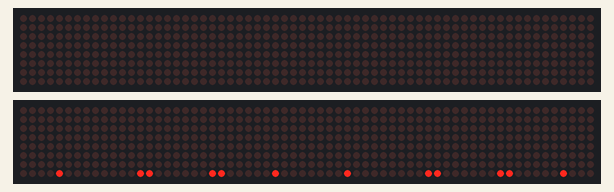
This sketch was run on a simulated Arduino Mega 2560, built with avr-gcc and run on an emulated ATmega2560. On the bench: 2 × 64×8 LED matrix. Wiring (from diagram.json): 2 × 8 × MAX7219 LED driver: data pin 22, clock pin 23, CS pin 24 / data pin 25, clock pin 26, CS pin 27. At 12.8 s the program stops and its outputs stay as they are.

Above: at 3.5 s.
At 4.9 s:
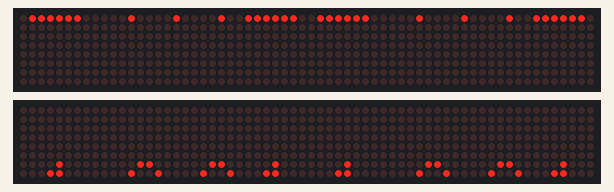
At 6.2 s:
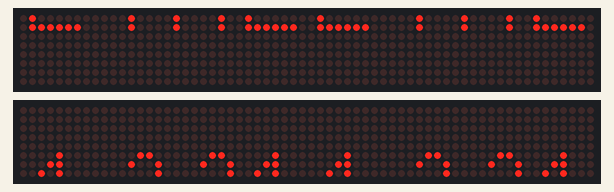
At 7.76 s:
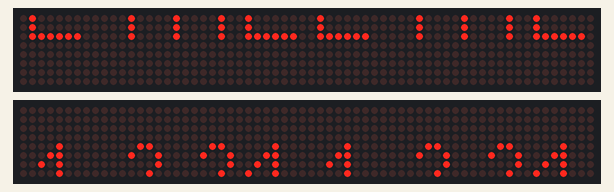
At 9.03 s:
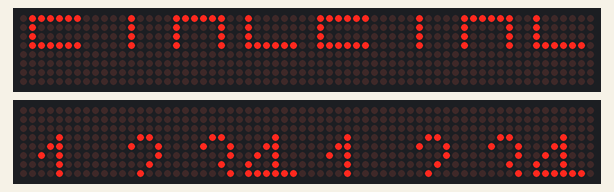
At 12.7 s:
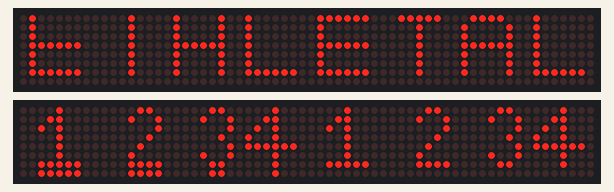

The sketch:

ETALVIS_Problem_17_07.ino
```cpp
//Embedded Systems programming - GPIO
//Dot Matrix Control Problems
//use max 7219-matrix DOTMATRIX
//use PORT A
//self Assessment set -17 Problem 07
//display "ETAL" ON TOP by entering from TOP & display "1234" ON BOTTOM by entering from BOTTOM simultaneously.

// === FONT ARRAYS ===

unsigned char letterE[8] = {0x00, 0x7E, 0x02, 0x02, 0x7E, 0x02, 0x02, 0x7E};
unsigned char letterT[8] = {0x00, 0x10, 0x10, 0x10, 0x10, 0x10, 0x10, 0x7C};
unsigned char letterA[8] = {0x00, 0x42, 0x42, 0x42, 0x7E, 0x42, 0x42, 0x3C};
unsigned char letterL[8] = {0x00, 0x7E, 0x02, 0x02, 0x02, 0x02, 0x02, 0x02};

unsigned char digit1[8] = {0x10, 0x18, 0x14, 0x10, 0x10, 0x10, 0x7C, 0x00};
unsigned char digit2[8] = {0x60, 0x90, 0x80, 0x40, 0x20, 0x10, 0xF0, 0x00};
unsigned char digit3[8] = {0x60, 0x90, 0x80, 0x40, 0x80, 0x90, 0x60, 0x00};
unsigned char digit4[8] = {0x10, 0x18, 0x14, 0x12, 0x7E, 0x10, 0x10, 0x00};

// === GPIO DEFINITIONS ===
#define PA_DDR  (*(volatile unsigned char*)0x21)
#define PA_PORT (*(volatile unsigned char*)0x22)
#define SET(x)   (PA_PORT |=  (1 << (x)))
#define CLR(x)   (PA_PORT &= ~(1 << (x)))

// === UTILITY FUNCTIONS ===
void delay_ms(unsigned int ms) {
  for (unsigned int i = 0; i < ms; i++)
    for (volatile int j = 0; j < 1000; j++);
}

void pulse(unsigned char clk) {
  CLR(clk); delay_ms(1); SET(clk);
}

void send_bit(unsigned char din, unsigned char bit) {
  bit ? SET(din) : CLR(din);
}

void send16(unsigned char din, unsigned char clk, unsigned short data) {
  for (char i = 15; i >= 0; i--) {
    send_bit(din, (data >> i) & 1);
    pulse(clk);
  }
}

void send_row(unsigned char din, unsigned char clk, unsigned char cs,
              unsigned char row,
              unsigned char d1, unsigned char d2,
              unsigned char d3, unsigned char d4) {
  CLR(cs);
  send16(din, clk, (row << 8) | d4);
  send16(din, clk, (row << 8) | d3);
  send16(din, clk, (row << 8) | d2);
  send16(din, clk, (row << 8) | d1);
  SET(cs);
}

void max7219_init_chain(unsigned char din, unsigned char clk, unsigned char cs) {
  send_row(din, clk, cs, 0x0C, 1, 1, 1, 1); // Normal mode
  send_row(din, clk, cs, 0x09, 0, 0, 0, 0); // No decode
  send_row(din, clk, cs, 0x0A, 8, 8, 8, 8); // Intensity
  send_row(din, clk, cs, 0x0B, 7, 7, 7, 7); // Scan all digits
  send_row(din, clk, cs, 0x0F, 0, 0, 0, 0); // No test mode

  for (unsigned char r = 1; r <= 8; r++)
    send_row(din, clk, cs, r, 0, 0, 0, 0);
}

// === MAIN ===
int main(void) {
  PA_DDR = 0b00111111;  // Set PA0–PA5 as outputs

  max7219_init_chain(0, 1, 2); // Top matrices: ETAL
  max7219_init_chain(3, 4, 5); // Bottom matrices: 1234
  for (char shift = -7; shift <= 0; shift++) {
    for (unsigned char row = 1; row <= 8; row++) {
      signed char index = shift + row - 1;

      // ETAL: scrolls top-down (Matrix rows 1–8)
      unsigned char l = (index >= 0 && index < 8) ? letterL[index] : 0x00;
      unsigned char a = (index >= 0 && index < 8) ? letterA[index] : 0x00;
      unsigned char t = (index >= 0 && index < 8) ? letterT[index] : 0x00;
      unsigned char e = (index >= 0 && index < 8) ? letterE[index] : 0x00;


      send_row(0, 1, 2, 9 - row, l, a, t, e);  // Try this adjustment
      // 1234: scrolls bottom-up (Matrix rows 8→1)
      unsigned char d1 = (index >= 0 && index < 8) ? digit1[index] : 0x00;
      unsigned char d2 = (index >= 0 && index < 8) ? digit2[index] : 0x00;
      unsigned char d3 = (index >= 0 && index < 8) ? digit3[index] : 0x00;
      unsigned char d4 = (index >= 0 && index < 8) ? digit4[index] : 0x00;

      send_row(3, 4, 5,  row, d4, d3, d2, d1);  // Send rows 8→1 to bottom matrices
    }

    delay_ms(100);
  }
}
```

Measured:
- what the display in image 0 shows lasts 0.9 s, from 3.5 s to 4.4 s
- what the display in image 1 shows lasts 0.8 s, from 4.8 s to 5.6 s
- what the display in image 2 shows lasts 0.6 s, from 6.2 s to 6.8 s
- what the display in image 3 shows lasts 0.5 s, from 7.5 s to 8.0 s
